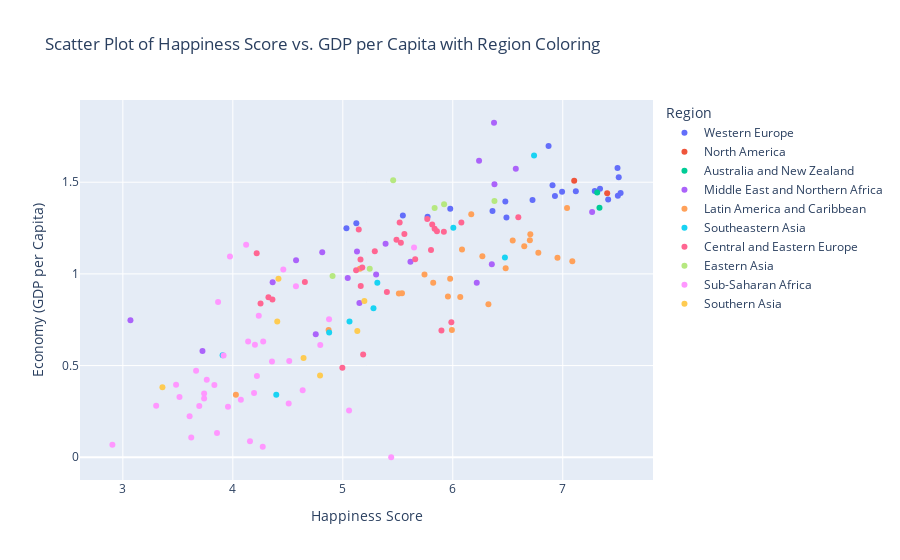

Notebook cell for this chart:
### Code cell
#Create a scatter plot to identify the effect of GDP per Capita on Happiness Score in various Regions.
# Create a scatter plot using Plotly
fig3 = px.scatter(df, x='Happiness Score', y='Economy (GDP per Capita)', color='Region',
                  title='Scatter Plot of Happiness Score vs. GDP per Capita with Region Coloring')

fig3.show()

### Figure 1 — Plotly figure (JSON) as saved in the notebook; plotly's stock layout.template omitted (floating-point values rounded to 4 significant figures)
{"data": [{"hovertemplate": "Region=Western Europe<br>Happiness Score=%{x}<br>Economy (GDP per Capita)=%{y}<extra></extra>", "legendgroup": "Western Europe", "marker": {"color": "#636efa", "symbol": "circle"}, "mode": "markers", "name": "Western Europe", "orientation": "v", "showlegend": true, "type": "scatter", "x": [7.526, 7.509, 7.501, 7.498, 7.413, 7.339, 7.291, 7.119, 6.994, 6.929, 6.907, 6.871, 6.725, 6.488, 6.478, 6.361, 5.977, 5.771, 5.546, 5.123, 5.033], "xaxis": "x", "y": [1.442, 1.527, 1.427, 1.577, 1.406, 1.465, 1.452, 1.45, 1.448, 1.425, 1.483, 1.698, 1.403, 1.308, 1.395, 1.343, 1.355, 1.311, 1.319, 1.276, 1.249], "yaxis": "y"}, {"hovertemplate": "Region=North America<br>Happiness Score=%{x}<br>Economy (GDP per Capita)=%{y}<extra></extra>", "legendgroup": "North America", "marker": {"color": "#EF553B", "symbol": "circle"}, "mode": "markers", "name": "North America", "orientation": "v", "showlegend": true, "type": "scatter", "x": [7.404, 7.104], "xaxis": "x", "y": [1.44, 1.508], "yaxis": "y"}, {"hovertemplate": "Region=Australia and New Zealand<br>Happiness Score=%{x}<br>Economy (GDP per Capita)=%{y}<extra></extra>", "legendgroup": "Australia and New Zealand", "marker": {"color": "#00cc96", "symbol": "circle"}, "mode": "markers", "name": "Australia and New Zealand", "orientation": "v", "showlegend": true, "type": "scatter", "x": [7.334, 7.313], "xaxis": "x", "y": [1.361, 1.444], "yaxis": "y"}, {"hovertemplate": "Region=Middle East and Northern Africa<br>Happiness Score=%{x}<br>Economy (GDP per Capita)=%{y}<extra></extra>", "legendgroup": "Middle East and Northern Africa", "marker": {"color": "#ab63fa", "symbol": "circle"}, "mode": "markers", "name": "Middle East and Northern Africa", "orientation": "v", "showlegend": true, "type": "scatter", "x": [7.267, 6.573, 6.379, 6.375, 6.355, 6.239, 6.218, 5.615, 5.389, 5.303, 5.151, 5.129, 5.045, 4.813, 4.754, 4.575, 4.362, 3.724, 3.069], "xaxis": "x", "y": [1.338, 1.574, 1.49, 1.824, 1.053, 1.617, 0.9518, 1.067, 1.165, 0.9967, 0.8406, 1.123, 0.9772, 1.118, 0.6702, 1.075, 0.9539, 0.5794, 0.7472], "yaxis": "y"}, {"hovertemplate": "Region=Latin America and Caribbean<br>Happiness Score=%{x}<br>Economy (GDP per Capita)=%{y}<extra></extra>", "legendgroup": "Latin America and Caribbean", "marker": {"color": "#FFA15A", "symbol": "circle"}, "mode": "markers", "name": "Latin America and Caribbean", "orientation": "v", "showlegend": true, "type": "scatter", "x": [7.087, 7.039, 6.952, 6.778, 6.705, 6.701, 6.65, 6.545, 6.481, 6.324, 6.269, 6.168, 6.084, 6.068, 5.992, 5.976, 5.956, 5.822, 5.743, 5.538, 5.51, 5.155, 4.871, 4.028], "xaxis": "x", "y": [1.069, 1.359, 1.088, 1.115, 1.217, 1.183, 1.151, 1.182, 1.03, 0.8345, 1.097, 1.326, 1.134, 0.8737, 0.6938, 0.9731, 0.8762, 0.9518, 0.996, 0.8937, 0.8933, 1.028, 0.6943, 0.341], "yaxis": "y"}, {"hovertemplate": "Region=Southeastern Asia<br>Happiness Score=%{x}<br>Economy (GDP per Capita)=%{y}<extra></extra>", "legendgroup": "Southeastern Asia", "marker": {"color": "#19d3f3", "symbol": "circle"}, "mode": "markers", "name": "Southeastern Asia", "orientation": "v", "showlegend": true, "type": "scatter", "x": [6.739, 6.474, 6.005, 5.314, 5.279, 5.061, 4.876, 4.395, 3.907], "xaxis": "x", "y": [1.646, 1.089, 1.251, 0.951, 0.8122, 0.7404, 0.6804, 0.3411, 0.556], "yaxis": "y"}, {"hovertemplate": "Region=Central and Eastern Europe<br>Happiness Score=%{x}<br>Economy (GDP per Capita)=%{y}<extra></extra>", "legendgroup": "Central and Eastern Europe", "marker": {"color": "#FF6692", "symbol": "circle"}, "mode": "markers", "name": "Central and Eastern Europe", "orientation": "v", "showlegend": true, "type": "scatter", "x": [6.596, 6.078, 5.987, 5.919, 5.897, 5.856, 5.835, 5.813, 5.802, 5.768, 5.658, 5.56, 5.528, 5.517, 5.488, 5.401, 5.291, 5.185, 5.177, 5.163, 5.161, 5.145, 5.121, 4.996, 4.655, 4.36, 4.324, 4.252, 4.217], "xaxis": "x", "y": [1.309, 1.28, 0.7359, 1.229, 0.6918, 1.232, 1.246, 1.269, 1.131, 1.299, 1.08, 1.218, 1.17, 1.28, 1.186, 0.9014, 1.124, 0.5604, 1.034, 0.9338, 1.078, 1.241, 1.019, 0.4884, 0.9553, 0.8609, 0.8729, 0.8379, 1.113], "yaxis": "y"}, {"hovertemplate": "Region=Eastern Asia<br>Happiness Score=%{x}<br>Economy (GDP per Capita)=%{y}<extra></extra>", "legendgroup": "Eastern Asia", "marker": {"color": "#B6E880", "symbol": "circle"}, "mode": "markers", "name": "Eastern Asia", "orientation": "v", "showlegend": true, "type": "scatter", "x": [6.379, 5.921, 5.835, 5.458, 5.245, 4.907], "xaxis": "x", "y": [1.397, 1.38, 1.359, 1.511, 1.028, 0.9885], "yaxis": "y"}, {"hovertemplate": "Region=Sub-Saharan Africa<br>Happiness Score=%{x}<br>Economy (GDP per Capita)=%{y}<extra></extra>", "legendgroup": "Sub-Saharan Africa", "marker": {"color": "#FF97FF", "symbol": "circle"}, "mode": "markers", "name": "Sub-Saharan Africa", "orientation": "v", "showlegend": true, "type": "scatter", "x": [5.648, 5.44, 5.057, 4.875, 4.795, 4.635, 4.574, 4.513, 4.508, 4.459, 4.356, 4.276, 4.272, 4.236, 4.219, 4.201, 4.193, 4.156, 4.139, 4.121, 4.073, 3.974, 3.956, 3.916, 3.866, 3.856, 3.832, 3.763, 3.739, 3.739, 3.695, 3.666, 3.622, 3.607, 3.515, 3.484, 3.303, 2.905], "xaxis": "x", "y": [1.144, 0, 0.2556, 0.7522, 0.612, 0.3649, 0.9329, 0.525, 0.2928, 1.024, 0.5227, 0.6311, 0.05661, 0.7711, 0.4431, 0.6139, 0.3504, 0.08709, 0.6307, 1.159, 0.3129, 1.094, 0.2751, 0.5551, 0.8473, 0.1327, 0.3939, 0.4221, 0.32, 0.3472, 0.2795, 0.4716, 0.1071, 0.2241, 0.3285, 0.395, 0.2812, 0.06831], "yaxis": "y"}, {"hovertemplate": "Region=Southern Asia<br>Happiness Score=%{x}<br>Economy (GDP per Capita)=%{y}<extra></extra>", "legendgroup": "Southern Asia", "marker": {"color": "#FECB52", "symbol": "circle"}, "mode": "markers", "name": "Southern Asia", "orientation": "v", "showlegend": true, "type": "scatter", "x": [5.196, 5.132, 4.793, 4.643, 4.415, 4.404, 3.36], "xaxis": "x", "y": [0.8527, 0.6882, 0.4463, 0.5418, 0.9732, 0.7404, 0.3823], "yaxis": "y"}], "layout": {"autosize": true, "legend": {"title": {"text": "Region"}, "tracegroupgap": 0}, "title": {"text": "Scatter Plot of Happiness Score vs. GDP per Capita with Region Coloring"}, "xaxis": {"anchor": "y", "autorange": true, "domain": [0, 1], "range": [2.631, 7.8], "title": {"text": "Happiness Score"}, "type": "linear"}, "yaxis": {"anchor": "x", "autorange": true, "domain": [0, 1], "range": [-0.1505, 1.975], "title": {"text": "Economy (GDP per Capita)"}, "type": "linear"}}}
